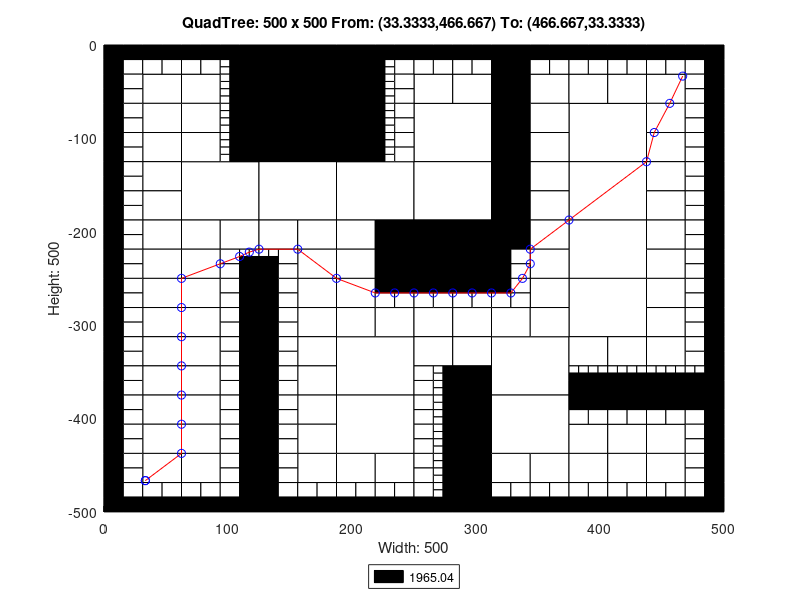

Here is the MATLAB script that generated this plot:
axis([0 500 -500 0]);
title('QuadTree: 500 x 500 From: (33.3333,466.667) To: (466.667,33.3333)');
xlabel('Width: 500');
ylabel('Height: 500');
rectangle('Position',[125 -62.5 62.5 62.5], 'FaceColor',[0 0 0]);
rectangle('Position',[125 -125 62.5 62.5], 'FaceColor',[0 0 0]);
rectangle('Position',[62.5 -187.5 62.5 62.5], 'FaceColor',[1 1 1]);
rectangle('Position',[125 -187.5 62.5 62.5], 'FaceColor',[1 1 1]);
rectangle('Position',[187.5 -187.5 62.5 62.5], 'FaceColor',[1 1 1]);
rectangle('Position',[250 -125 62.5 62.5], 'FaceColor',[1 1 1]);
rectangle('Position',[375 -125 62.5 62.5], 'FaceColor',[1 1 1]);
rectangle('Position',[250 -187.5 62.5 62.5], 'FaceColor',[1 1 1]);
rectangle('Position',[250 -250 62.5 62.5], 'FaceColor',[0 0 0]);
rectangle('Position',[375 -187.5 62.5 62.5], 'FaceColor',[1 1 1]);
rectangle('Position',[375 -250 62.5 62.5], 'FaceColor',[1 1 1]);
rectangle('Position',[187.5 -375 62.5 62.5], 'FaceColor',[1 1 1]);
rectangle('Position',[187.5 -437.5 62.5 62.5], 'FaceColor',[1 1 1]);
rectangle('Position',[312.5 -375 62.5 62.5], 'FaceColor',[1 1 1]);
rectangle('Position',[375 -312.5 62.5 62.5], 'FaceColor',[1 1 1]);
rectangle('Position',[312.5 -437.5 62.5 62.5], 'FaceColor',[1 1 1]);
rectangle('Position',[31.25 -62.5 31.25 31.25], 'FaceColor',[1 1 1]);
rectangle('Position',[62.5 -62.5 31.25 31.25], 'FaceColor',[1 1 1]);
rectangle('Position',[31.25 -93.75 31.25 31.25], 'FaceColor',[1 1 1]);
rectangle('Position',[31.25 -125 31.25 31.25], 'FaceColor',[1 1 1]);
rectangle('Position',[62.5 -93.75 31.25 31.25], 'FaceColor',[1 1 1]);
rectangle('Position',[62.5 -125 31.25 31.25], 'FaceColor',[1 1 1]);
rectangle('Position',[187.5 -31.25 31.25 31.25], 'FaceColor',[0 0 0]);
rectangle('Position',[187.5 -62.5 31.25 31.25], 'FaceColor',[0 0 0]);
rectangle('Position',[187.5 -93.75 31.25 31.25], 'FaceColor',[0 0 0]);
rectangle('Position',[187.5 -125 31.25 31.25], 'FaceColor',[0 0 0]);
rectangle('Position',[31.25 -156.25 31.25 31.25], 'FaceColor',[1 1 1]);
rectangle('Position',[31.25 -187.5 31.25 31.25], 'FaceColor',[1 1 1]);
rectangle('Position',[31.25 -218.75 31.25 31.25], 'FaceColor',[1 1 1]);
rectangle('Position',[31.25 -250 31.25 31.25], 'FaceColor',[1 1 1]);
rectangle('Position',[62.5 -218.75 31.25 31.25], 'FaceColor',[1 1 1]);
rectangle('Position',[93.75 -218.75 31.25 31.25], 'FaceColor',[1 1 1]);
rectangle('Position',[62.5 -250 31.25 31.25], 'FaceColor',[1 1 1]);
rectangle('Position',[125 -218.75 31.25 31.25], 'FaceColor',[1 1 1]);
rectangle('Position',[156.25 -218.75 31.25 31.25], 'FaceColor',[1 1 1]);
rectangle('Position',[156.25 -250 31.25 31.25], 'FaceColor',[1 1 1]);
rectangle('Position',[187.5 -218.75 31.25 31.25], 'FaceColor',[1 1 1]);
rectangle('Position',[218.75 -218.75 31.25 31.25], 'FaceColor',[0 0 0]);
rectangle('Position',[187.5 -250 31.25 31.25], 'FaceColor',[1 1 1]);
rectangle('Position',[218.75 -250 31.25 31.25], 'FaceColor',[0 0 0]);
rectangle('Position',[250 -62.5 31.25 31.25], 'FaceColor',[1 1 1]);
rectangle('Position',[281.25 -62.5 31.25 31.25], 'FaceColor',[1 1 1]);
rectangle('Position',[312.5 -31.25 31.25 31.25], 'FaceColor',[0 0 0]);
rectangle('Position',[312.5 -62.5 31.25 31.25], 'FaceColor',[0 0 0]);
rectangle('Position',[343.75 -62.5 31.25 31.25], 'FaceColor',[1 1 1]);
rectangle('Position',[312.5 -93.75 31.25 31.25], 'FaceColor',[0 0 0]);
rectangle('Position',[343.75 -93.75 31.25 31.25], 'FaceColor',[1 1 1]);
rectangle('Position',[312.5 -125 31.25 31.25], 'FaceColor',[0 0 0]);
rectangle('Position',[343.75 -125 31.25 31.25], 'FaceColor',[1 1 1]);
rectangle('Position',[375 -62.5 31.25 31.25], 'FaceColor',[1 1 1]);
rectangle('Position',[406.25 -62.5 31.25 31.25], 'FaceColor',[1 1 1]);
rectangle('Position',[437.5 -62.5 31.25 31.25], 'FaceColor',[1 1 1]);
rectangle('Position',[437.5 -93.75 31.25 31.25], 'FaceColor',[1 1 1]);
rectangle('Position',[437.5 -125 31.25 31.25], 'FaceColor',[1 1 1]);
rectangle('Position',[312.5 -156.25 31.25 31.25], 'FaceColor',[0 0 0]);
rectangle('Position',[343.75 -156.25 31.25 31.25], 'FaceColor',[1 1 1]);
rectangle('Position',[312.5 -187.5 31.25 31.25], 'FaceColor',[0 0 0]);
rectangle('Position',[343.75 -187.5 31.25 31.25], 'FaceColor',[1 1 1]);
rectangle('Position',[312.5 -218.75 31.25 31.25], 'FaceColor',[0 0 0]);
rectangle('Position',[343.75 -218.75 31.25 31.25], 'FaceColor',[1 1 1]);
rectangle('Position',[343.75 -250 31.25 31.25], 'FaceColor',[1 1 1]);
rectangle('Position',[437.5 -156.25 31.25 31.25], 'FaceColor',[1 1 1]);
rectangle('Position',[437.5 -187.5 31.25 31.25], 'FaceColor',[1 1 1]);
rectangle('Position',[437.5 -218.75 31.25 31.25], 'FaceColor',[1 1 1]);
rectangle('Position',[437.5 -250 31.25 31.25], 'FaceColor',[1 1 1]);
rectangle('Position',[31.25 -281.25 31.25 31.25], 'FaceColor',[1 1 1]);
rectangle('Position',[31.25 -312.5 31.25 31.25], 'FaceColor',[1 1 1]);
rectangle('Position',[62.5 -281.25 31.25 31.25], 'FaceColor',[1 1 1]);
rectangle('Position',[62.5 -312.5 31.25 31.25], 'FaceColor',[1 1 1]);
rectangle('Position',[31.25 -343.75 31.25 31.25], 'FaceColor',[1 1 1]);
rectangle('Position',[31.25 -375 31.25 31.25], 'FaceColor',[1 1 1]);
rectangle('Position',[62.5 -343.75 31.25 31.25], 'FaceColor',[1 1 1]);
rectangle('Position',[62.5 -375 31.25 31.25], 'FaceColor',[1 1 1]);
rectangle('Position',[156.25 -281.25 31.25 31.25], 'FaceColor',[1 1 1]);
rectangle('Position',[156.25 -312.5 31.25 31.25], 'FaceColor',[1 1 1]);
rectangle('Position',[187.5 -281.25 31.25 31.25], 'FaceColor',[1 1 1]);
rectangle('Position',[187.5 -312.5 31.25 31.25], 'FaceColor',[1 1 1]);
rectangle('Position',[218.75 -312.5 31.25 31.25], 'FaceColor',[1 1 1]);
rectangle('Position',[156.25 -343.75 31.25 31.25], 'FaceColor',[1 1 1]);
rectangle('Position',[156.25 -375 31.25 31.25], 'FaceColor',[1 1 1]);
rectangle('Position',[31.25 -406.25 31.25 31.25], 'FaceColor',[1 1 1]);
rectangle('Position',[31.25 -437.5 31.25 31.25], 'FaceColor',[1 1 1]);
rectangle('Position',[62.5 -406.25 31.25 31.25], 'FaceColor',[1 1 1]);
rectangle('Position',[62.5 -437.5 31.25 31.25], 'FaceColor',[1 1 1]);
rectangle('Position',[31.25 -468.75 31.25 31.25], 'FaceColor',[1 1 1]);
rectangle('Position',[62.5 -468.75 31.25 31.25], 'FaceColor',[1 1 1]);
rectangle('Position',[156.25 -406.25 31.25 31.25], 'FaceColor',[1 1 1]);
rectangle('Position',[156.25 -437.5 31.25 31.25], 'FaceColor',[1 1 1]);
rectangle('Position',[156.25 -468.75 31.25 31.25], 'FaceColor',[1 1 1]);
rectangle('Position',[187.5 -468.75 31.25 31.25], 'FaceColor',[1 1 1]);
rectangle('Position',[218.75 -468.75 31.25 31.25], 'FaceColor',[1 1 1]);
rectangle('Position',[250 -312.5 31.25 31.25], 'FaceColor',[1 1 1]);
rectangle('Position',[281.25 -312.5 31.25 31.25], 'FaceColor',[1 1 1]);
rectangle('Position',[343.75 -281.25 31.25 31.25], 'FaceColor',[1 1 1]);
rectangle('Position',[312.5 -312.5 31.25 31.25], 'FaceColor',[1 1 1]);
rectangle('Position',[343.75 -312.5 31.25 31.25], 'FaceColor',[1 1 1]);
rectangle('Position',[250 -343.75 31.25 31.25], 'FaceColor',[1 1 1]);
rectangle('Position',[281.25 -343.75 31.25 31.25], 'FaceColor',[1 1 1]);
rectangle('Position',[281.25 -375 31.25 31.25], 'FaceColor',[0 0 0]);
rectangle('Position',[437.5 -281.25 31.25 31.25], 'FaceColor',[1 1 1]);
rectangle('Position',[437.5 -312.5 31.25 31.25], 'FaceColor',[1 1 1]);
rectangle('Position',[375 -343.75 31.25 31.25], 'FaceColor',[1 1 1]);
rectangle('Position',[406.25 -343.75 31.25 31.25], 'FaceColor',[1 1 1]);
rectangle('Position',[437.5 -343.75 31.25 31.25], 'FaceColor',[1 1 1]);
rectangle('Position',[281.25 -406.25 31.25 31.25], 'FaceColor',[0 0 0]);
rectangle('Position',[281.25 -437.5 31.25 31.25], 'FaceColor',[0 0 0]);
rectangle('Position',[281.25 -468.75 31.25 31.25], 'FaceColor',[0 0 0]);
rectangle('Position',[281.25 -500 31.25 31.25], 'FaceColor',[0 0 0]);
rectangle('Position',[312.5 -468.75 31.25 31.25], 'FaceColor',[1 1 1]);
rectangle('Position',[343.75 -468.75 31.25 31.25], 'FaceColor',[1 1 1]);
rectangle('Position',[375 -437.5 31.25 31.25], 'FaceColor',[1 1 1]);
rectangle('Position',[406.25 -437.5 31.25 31.25], 'FaceColor',[1 1 1]);
rectangle('Position',[437.5 -437.5 31.25 31.25], 'FaceColor',[1 1 1]);
rectangle('Position',[375 -468.75 31.25 31.25], 'FaceColor',[1 1 1]);
rectangle('Position',[406.25 -468.75 31.25 31.25], 'FaceColor',[1 1 1]);
rectangle('Position',[437.5 -468.75 31.25 31.25], 'FaceColor',[1 1 1]);
rectangle('Position',[0 -15.625 15.625 15.625], 'FaceColor',[0 0 0]);
rectangle('Position',[15.625 -15.625 15.625 15.625], 'FaceColor',[0 0 0]);
rectangle('Position',[0 -31.25 15.625 15.625], 'FaceColor',[0 0 0]);
rectangle('Position',[15.625 -31.25 15.625 15.625], 'FaceColor',[1 1 1]);
rectangle('Position',[31.25 -15.625 15.625 15.625], 'FaceColor',[0 0 0]);
rectangle('Position',[46.875 -15.625 15.625 15.625], 'FaceColor',[0 0 0]);
rectangle('Position',[31.25 -31.25 15.625 15.625], 'FaceColor',[1 1 1]);
rectangle('Position',[46.875 -31.25 15.625 15.625], 'FaceColor',[1 1 1]);
rectangle('Position',[0 -46.875 15.625 15.625], 'FaceColor',[0 0 0]);
rectangle('Position',[15.625 -46.875 15.625 15.625], 'FaceColor',[1 1 1]);
rectangle('Position',[0 -62.5 15.625 15.625], 'FaceColor',[0 0 0]);
rectangle('Position',[15.625 -62.5 15.625 15.625], 'FaceColor',[1 1 1]);
rectangle('Position',[62.5 -15.625 15.625 15.625], 'FaceColor',[0 0 0]);
rectangle('Position',[78.125 -15.625 15.625 15.625], 'FaceColor',[0 0 0]);
rectangle('Position',[62.5 -31.25 15.625 15.625], 'FaceColor',[1 1 1]);
rectangle('Position',[78.125 -31.25 15.625 15.625], 'FaceColor',[1 1 1]);
rectangle('Position',[93.75 -15.625 15.625 15.625], 'FaceColor',[0 0 0]);
rectangle('Position',[109.375 -15.625 15.625 15.625], 'FaceColor',[0 0 0]);
rectangle('Position',[109.375 -31.25 15.625 15.625], 'FaceColor',[0 0 0]);
rectangle('Position',[109.375 -46.875 15.625 15.625], 'FaceColor',[0 0 0]);
rectangle('Position',[109.375 -62.5 15.625 15.625], 'FaceColor',[0 0 0]);
rectangle('Position',[0 -78.125 15.625 15.625], 'FaceColor',[0 0 0]);
rectangle('Position',[15.625 -78.125 15.625 15.625], 'FaceColor',[1 1 1]);
rectangle('Position',[0 -93.75 15.625 15.625], 'FaceColor',[0 0 0]);
rectangle('Position',[15.625 -93.75 15.625 15.625], 'FaceColor',[1 1 1]);
rectangle('Position',[0 -109.375 15.625 15.625], 'FaceColor',[0 0 0]);
rectangle('Position',[15.625 -109.375 15.625 15.625], 'FaceColor',[1 1 1]);
rectangle('Position',[0 -125 15.625 15.625], 'FaceColor',[0 0 0]);
rectangle('Position',[15.625 -125 15.625 15.625], 'FaceColor',[1 1 1]);
rectangle('Position',[109.375 -78.125 15.625 15.625], 'FaceColor',[0 0 0]);
rectangle('Position',[109.375 -93.75 15.625 15.625], 'FaceColor',[0 0 0]);
rectangle('Position',[109.375 -109.375 15.625 15.625], 'FaceColor',[0 0 0]);
rectangle('Position',[109.375 -125 15.625 15.625], 'FaceColor',[0 0 0]);
rectangle('Position',[218.75 -15.625 15.625 15.625], 'FaceColor',[0 0 0]);
rectangle('Position',[234.375 -15.625 15.625 15.625], 'FaceColor',[0 0 0]);
rectangle('Position',[234.375 -31.25 15.625 15.625], 'FaceColor',[1 1 1]);
rectangle('Position',[234.375 -46.875 15.625 15.625], 'FaceColor',[1 1 1]);
rectangle('Position',[234.375 -62.5 15.625 15.625], 'FaceColor',[1 1 1]);
rectangle('Position',[234.375 -78.125 15.625 15.625], 'FaceColor',[1 1 1]);
rectangle('Position',[234.375 -93.75 15.625 15.625], 'FaceColor',[1 1 1]);
rectangle('Position',[234.375 -109.375 15.625 15.625], 'FaceColor',[1 1 1]);
rectangle('Position',[234.375 -125 15.625 15.625], 'FaceColor',[1 1 1]);
rectangle('Position',[0 -140.625 15.625 15.625], 'FaceColor',[0 0 0]);
rectangle('Position',[15.625 -140.625 15.625 15.625], 'FaceColor',[1 1 1]);
rectangle('Position',[0 -156.25 15.625 15.625], 'FaceColor',[0 0 0]);
rectangle('Position',[15.625 -156.25 15.625 15.625], 'FaceColor',[1 1 1]);
rectangle('Position',[0 -171.875 15.625 15.625], 'FaceColor',[0 0 0]);
rectangle('Position',[15.625 -171.875 15.625 15.625], 'FaceColor',[1 1 1]);
rectangle('Position',[0 -187.5 15.625 15.625], 'FaceColor',[0 0 0]);
rectangle('Position',[15.625 -187.5 15.625 15.625], 'FaceColor',[1 1 1]);
rectangle('Position',[0 -203.125 15.625 15.625], 'FaceColor',[0 0 0]);
rectangle('Position',[15.625 -203.125 15.625 15.625], 'FaceColor',[1 1 1]);
rectangle('Position',[0 -218.75 15.625 15.625], 'FaceColor',[0 0 0]);
rectangle('Position',[15.625 -218.75 15.625 15.625], 'FaceColor',[1 1 1]);
rectangle('Position',[0 -234.375 15.625 15.625], 'FaceColor',[0 0 0]);
rectangle('Position',[15.625 -234.375 15.625 15.625], 'FaceColor',[1 1 1]);
rectangle('Position',[0 -250 15.625 15.625], 'FaceColor',[0 0 0]);
rectangle('Position',[15.625 -250 15.625 15.625], 'FaceColor',[1 1 1]);
rectangle('Position',[93.75 -234.375 15.625 15.625], 'FaceColor',[1 1 1]);
rectangle('Position',[93.75 -250 15.625 15.625], 'FaceColor',[1 1 1]);
rectangle('Position',[109.375 -250 15.625 15.625], 'FaceColor',[0 0 0]);
rectangle('Position',[140.625 -234.375 15.625 15.625], 'FaceColor',[1 1 1]);
rectangle('Position',[125 -250 15.625 15.625], 'FaceColor',[0 0 0]);
rectangle('Position',[140.625 -250 15.625 15.625], 'FaceColor',[1 1 1]);
rectangle('Position',[250 -15.625 15.625 15.625], 'FaceColor',[0 0 0]);
rectangle('Position',[265.625 -15.625 15.625 15.625], 'FaceColor',[0 0 0]);
rectangle('Position',[250 -31.25 15.625 15.625], 'FaceColor',[1 1 1]);
rectangle('Position',[265.625 -31.25 15.625 15.625], 'FaceColor',[1 1 1]);
rectangle('Position',[281.25 -15.625 15.625 15.625], 'FaceColor',[0 0 0]);
rectangle('Position',[296.875 -15.625 15.625 15.625], 'FaceColor',[0 0 0]);
rectangle('Position',[281.25 -31.25 15.625 15.625], 'FaceColor',[1 1 1]);
rectangle('Position',[296.875 -31.25 15.625 15.625], 'FaceColor',[1 1 1]);
rectangle('Position',[343.75 -15.625 15.625 15.625], 'FaceColor',[0 0 0]);
rectangle('Position',[359.375 -15.625 15.625 15.625], 'FaceColor',[0 0 0]);
rectangle('Position',[343.75 -31.25 15.625 15.625], 'FaceColor',[1 1 1]);
rectangle('Position',[359.375 -31.25 15.625 15.625], 'FaceColor',[1 1 1]);
rectangle('Position',[375 -15.625 15.625 15.625], 'FaceColor',[0 0 0]);
rectangle('Position',[390.625 -15.625 15.625 15.625], 'FaceColor',[0 0 0]);
rectangle('Position',[375 -31.25 15.625 15.625], 'FaceColor',[1 1 1]);
rectangle('Position',[390.625 -31.25 15.625 15.625], 'FaceColor',[1 1 1]);
rectangle('Position',[406.25 -15.625 15.625 15.625], 'FaceColor',[0 0 0]);
rectangle('Position',[421.875 -15.625 15.625 15.625], 'FaceColor',[0 0 0]);
rectangle('Position',[406.25 -31.25 15.625 15.625], 'FaceColor',[1 1 1]);
rectangle('Position',[421.875 -31.25 15.625 15.625], 'FaceColor',[1 1 1]);
rectangle('Position',[437.5 -15.625 15.625 15.625], 'FaceColor',[0 0 0]);
rectangle('Position',[453.125 -15.625 15.625 15.625], 'FaceColor',[0 0 0]);
rectangle('Position',[437.5 -31.25 15.625 15.625], 'FaceColor',[1 1 1]);
rectangle('Position',[453.125 -31.25 15.625 15.625], 'FaceColor',[1 1 1]);
rectangle('Position',[468.75 -15.625 15.625 15.625], 'FaceColor',[0 0 0]);
rectangle('Position',[484.375 -15.625 15.625 15.625], 'FaceColor',[0 0 0]);
rectangle('Position',[468.75 -31.25 15.625 15.625], 'FaceColor',[1 1 1]);
rectangle('Position',[484.375 -31.25 15.625 15.625], 'FaceColor',[0 0 0]);
rectangle('Position',[468.75 -46.875 15.625 15.625], 'FaceColor',[1 1 1]);
rectangle('Position',[484.375 -46.875 15.625 15.625], 'FaceColor',[0 0 0]);
rectangle('Position',[468.75 -62.5 15.625 15.625], 'FaceColor',[1 1 1]);
rectangle('Position',[484.375 -62.5 15.625 15.625], 'FaceColor',[0 0 0]);
rectangle('Position',[468.75 -78.125 15.625 15.625], 'FaceColor',[1 1 1]);
rectangle('Position',[484.375 -78.125 15.625 15.625], 'FaceColor',[0 0 0]);
rectangle('Position',[468.75 -93.75 15.625 15.625], 'FaceColor',[1 1 1]);
rectangle('Position',[484.375 -93.75 15.625 15.625], 'FaceColor',[0 0 0]);
rectangle('Position',[468.75 -109.375 15.625 15.625], 'FaceColor',[1 1 1]);
rectangle('Position',[484.375 -109.375 15.625 15.625], 'FaceColor',[0 0 0]);
rectangle('Position',[468.75 -125 15.625 15.625], 'FaceColor',[1 1 1]);
rectangle('Position',[484.375 -125 15.625 15.625], 'FaceColor',[0 0 0]);
rectangle('Position',[312.5 -234.375 15.625 15.625], 'FaceColor',[0 0 0]);
rectangle('Position',[328.125 -234.375 15.625 15.625], 'FaceColor',[1 1 1]);
rectangle('Position',[312.5 -250 15.625 15.625], 'FaceColor',[0 0 0]);
rectangle('Position',[328.125 -250 15.625 15.625], 'FaceColor',[1 1 1]);
rectangle('Position',[468.75 -140.625 15.625 15.625], 'FaceColor',[1 1 1]);
rectangle('Position',[484.375 -140.625 15.625 15.625], 'FaceColor',[0 0 0]);
rectangle('Position',[468.75 -156.25 15.625 15.625], 'FaceColor',[1 1 1]);
rectangle('Position',[484.375 -156.25 15.625 15.625], 'FaceColor',[0 0 0]);
rectangle('Position',[468.75 -171.875 15.625 15.625], 'FaceColor',[1 1 1]);
rectangle('Position',[484.375 -171.875 15.625 15.625], 'FaceColor',[0 0 0]);
rectangle('Position',[468.75 -187.5 15.625 15.625], 'FaceColor',[1 1 1]);
rectangle('Position',[484.375 -187.5 15.625 15.625], 'FaceColor',[0 0 0]);
rectangle('Position',[468.75 -203.125 15.625 15.625], 'FaceColor',[1 1 1]);
rectangle('Position',[484.375 -203.125 15.625 15.625], 'FaceColor',[0 0 0]);
rectangle('Position',[468.75 -218.75 15.625 15.625], 'FaceColor',[1 1 1]);
rectangle('Position',[484.375 -218.75 15.625 15.625], 'FaceColor',[0 0 0]);
rectangle('Position',[468.75 -234.375 15.625 15.625], 'FaceColor',[1 1 1]);
rectangle('Position',[484.375 -234.375 15.625 15.625], 'FaceColor',[0 0 0]);
rectangle('Position',[468.75 -250 15.625 15.625], 'FaceColor',[1 1 1]);
rectangle('Position',[484.375 -250 15.625 15.625], 'FaceColor',[0 0 0]);
rectangle('Position',[0 -265.625 15.625 15.625], 'FaceColor',[0 0 0]);
rectangle('Position',[15.625 -265.625 15.625 15.625], 'FaceColor',[1 1 1]);
rectangle('Position',[0 -281.25 15.625 15.625], 'FaceColor',[0 0 0]);
rectangle('Position',[15.625 -281.25 15.625 15.625], 'FaceColor',[1 1 1]);
rectangle('Position',[0 -296.875 15.625 15.625], 'FaceColor',[0 0 0]);
rectangle('Position',[15.625 -296.875 15.625 15.625], 'FaceColor',[1 1 1]);
rectangle('Position',[0 -312.5 15.625 15.625], 'FaceColor',[0 0 0]);
rectangle('Position',[15.625 -312.5 15.625 15.625], 'FaceColor',[1 1 1]);
rectangle('Position',[93.75 -265.625 15.625 15.625], 'FaceColor',[1 1 1]);
rectangle('Position',[109.375 -265.625 15.625 15.625], 'FaceColor',[0 0 0]);
rectangle('Position',[93.75 -281.25 15.625 15.625], 'FaceColor',[1 1 1]);
rectangle('Position',[109.375 -281.25 15.625 15.625], 'FaceColor',[0 0 0]);
rectangle('Position',[93.75 -296.875 15.625 15.625], 'FaceColor',[1 1 1]);
rectangle('Position',[109.375 -296.875 15.625 15.625], 'FaceColor',[0 0 0]);
rectangle('Position',[93.75 -312.5 15.625 15.625], 'FaceColor',[1 1 1]);
rectangle('Position',[109.375 -312.5 15.625 15.625], 'FaceColor',[0 0 0]);
rectangle('Position',[0 -328.125 15.625 15.625], 'FaceColor',[0 0 0]);
rectangle('Position',[15.625 -328.125 15.625 15.625], 'FaceColor',[1 1 1]);
rectangle('Position',[0 -343.75 15.625 15.625], 'FaceColor',[0 0 0]);
rectangle('Position',[15.625 -343.75 15.625 15.625], 'FaceColor',[1 1 1]);
rectangle('Position',[0 -359.375 15.625 15.625], 'FaceColor',[0 0 0]);
rectangle('Position',[15.625 -359.375 15.625 15.625], 'FaceColor',[1 1 1]);
rectangle('Position',[0 -375 15.625 15.625], 'FaceColor',[0 0 0]);
rectangle('Position',[15.625 -375 15.625 15.625], 'FaceColor',[1 1 1]);
rectangle('Position',[93.75 -328.125 15.625 15.625], 'FaceColor',[1 1 1]);
rectangle('Position',[109.375 -328.125 15.625 15.625], 'FaceColor',[0 0 0]);
rectangle('Position',[93.75 -343.75 15.625 15.625], 'FaceColor',[1 1 1]);
rectangle('Position',[109.375 -343.75 15.625 15.625], 'FaceColor',[0 0 0]);
rectangle('Position',[93.75 -359.375 15.625 15.625], 'FaceColor',[1 1 1]);
rectangle('Position',[109.375 -359.375 15.625 15.625], 'FaceColor',[0 0 0]);
rectangle('Position',[93.75 -375 15.625 15.625], 'FaceColor',[1 1 1]);
rectangle('Position',[109.375 -375 15.625 15.625], 'FaceColor',[0 0 0]);
rectangle('Position',[125 -265.625 15.625 15.625], 'FaceColor',[0 0 0]);
rectangle('Position',[140.625 -265.625 15.625 15.625], 'FaceColor',[1 1 1]);
rectangle('Position',[125 -281.25 15.625 15.625], 'FaceColor',[0 0 0]);
rectangle('Position',[140.625 -281.25 15.625 15.625], 'FaceColor',[1 1 1]);
rectangle('Position',[125 -296.875 15.625 15.625], 'FaceColor',[0 0 0]);
rectangle('Position',[140.625 -296.875 15.625 15.625], 'FaceColor',[1 1 1]);
rectangle('Position',[125 -312.5 15.625 15.625], 'FaceColor',[0 0 0]);
rectangle('Position',[140.625 -312.5 15.625 15.625], 'FaceColor',[1 1 1]);
rectangle('Position',[218.75 -265.625 15.625 15.625], 'FaceColor',[0 0 0]);
rectangle('Position',[234.375 -265.625 15.625 15.625], 'FaceColor',[0 0 0]);
rectangle('Position',[218.75 -281.25 15.625 15.625], 'FaceColor',[1 1 1]);
rectangle('Position',[234.375 -281.25 15.625 15.625], 'FaceColor',[1 1 1]);
rectangle('Position',[125 -328.125 15.625 15.625], 'FaceColor',[0 0 0]);
rectangle('Position',[140.625 -328.125 15.625 15.625], 'FaceColor',[1 1 1]);
rectangle('Position',[125 -343.75 15.625 15.625], 'FaceColor',[0 0 0]);
rectangle('Position',[140.625 -343.75 15.625 15.625], 'FaceColor',[1 1 1]);
rectangle('Position',[125 -359.375 15.625 15.625], 'FaceColor',[0 0 0]);
rectangle('Position',[140.625 -359.375 15.625 15.625], 'FaceColor',[1 1 1]);
rectangle('Position',[125 -375 15.625 15.625], 'FaceColor',[0 0 0]);
rectangle('Position',[140.625 -375 15.625 15.625], 'FaceColor',[1 1 1]);
rectangle('Position',[0 -390.625 15.625 15.625], 'FaceColor',[0 0 0]);
rectangle('Position',[15.625 -390.625 15.625 15.625], 'FaceColor',[1 1 1]);
rectangle('Position',[0 -406.25 15.625 15.625], 'FaceColor',[0 0 0]);
rectangle('Position',[15.625 -406.25 15.625 15.625], 'FaceColor',[1 1 1]);
rectangle('Position',[0 -421.875 15.625 15.625], 'FaceColor',[0 0 0]);
rectangle('Position',[15.625 -421.875 15.625 15.625], 'FaceColor',[1 1 1]);
rectangle('Position',[0 -437.5 15.625 15.625], 'FaceColor',[0 0 0]);
rectangle('Position',[15.625 -437.5 15.625 15.625], 'FaceColor',[1 1 1]);
rectangle('Position',[93.75 -390.625 15.625 15.625], 'FaceColor',[1 1 1]);
rectangle('Position',[109.375 -390.625 15.625 15.625], 'FaceColor',[0 0 0]);
rectangle('Position',[93.75 -406.25 15.625 15.625], 'FaceColor',[1 1 1]);
rectangle('Position',[109.375 -406.25 15.625 15.625], 'FaceColor',[0 0 0]);
rectangle('Position',[93.75 -421.875 15.625 15.625], 'FaceColor',[1 1 1]);
rectangle('Position',[109.375 -421.875 15.625 15.625], 'FaceColor',[0 0 0]);
rectangle('Position',[93.75 -437.5 15.625 15.625], 'FaceColor',[1 1 1]);
rectangle('Position',[109.375 -437.5 15.625 15.625], 'FaceColor',[0 0 0]);
rectangle('Position',[0 -453.125 15.625 15.625], 'FaceColor',[0 0 0]);
rectangle('Position',[15.625 -453.125 15.625 15.625], 'FaceColor',[1 1 1]);
rectangle('Position',[0 -468.75 15.625 15.625], 'FaceColor',[0 0 0]);
rectangle('Position',[15.625 -468.75 15.625 15.625], 'FaceColor',[1 1 1]);
rectangle('Position',[0 -484.375 15.625 15.625], 'FaceColor',[0 0 0]);
rectangle('Position',[15.625 -484.375 15.625 15.625], 'FaceColor',[1 1 1]);
rectangle('Position',[0 -500 15.625 15.625], 'FaceColor',[0 0 0]);
rectangle('Position',[15.625 -500 15.625 15.625], 'FaceColor',[0 0 0]);
rectangle('Position',[31.25 -484.375 15.625 15.625], 'FaceColor',[1 1 1]);
rectangle('Position',[46.875 -484.375 15.625 15.625], 'FaceColor',[1 1 1]);
rectangle('Position',[31.25 -500 15.625 15.625], 'FaceColor',[0 0 0]);
rectangle('Position',[46.875 -500 15.625 15.625], 'FaceColor',[0 0 0]);
rectangle('Position',[93.75 -453.125 15.625 15.625], 'FaceColor',[1 1 1]);
rectangle('Position',[109.375 -453.125 15.625 15.625], 'FaceColor',[0 0 0]);
rectangle('Position',[93.75 -468.75 15.625 15.625], 'FaceColor',[1 1 1]);
rectangle('Position',[109.375 -468.75 15.625 15.625], 'FaceColor',[0 0 0]);
rectangle('Position',[62.5 -484.375 15.625 15.625], 'FaceColor',[1 1 1]);
rectangle('Position',[78.125 -484.375 15.625 15.625], 'FaceColor',[1 1 1]);
rectangle('Position',[62.5 -500 15.625 15.625], 'FaceColor',[0 0 0]);
rectangle('Position',[78.125 -500 15.625 15.625], 'FaceColor',[0 0 0]);
rectangle('Position',[93.75 -484.375 15.625 15.625], 'FaceColor',[1 1 1]);
rectangle('Position',[109.375 -484.375 15.625 15.625], 'FaceColor',[0 0 0]);
rectangle('Position',[93.75 -500 15.625 15.625], 'FaceColor',[0 0 0]);
rectangle('Position',[109.375 -500 15.625 15.625], 'FaceColor',[0 0 0]);
rectangle('Position',[125 -390.625 15.625 15.625], 'FaceColor',[0 0 0]);
rectangle('Position',[140.625 -390.625 15.625 15.625], 'FaceColor',[1 1 1]);
rectangle('Position',[125 -406.25 15.625 15.625], 'FaceColor',[0 0 0]);
rectangle('Position',[140.625 -406.25 15.625 15.625], 'FaceColor',[1 1 1]);
rectangle('Position',[125 -421.875 15.625 15.625], 'FaceColor',[0 0 0]);
rectangle('Position',[140.625 -421.875 15.625 15.625], 'FaceColor',[1 1 1]);
rectangle('Position',[125 -437.5 15.625 15.625], 'FaceColor',[0 0 0]);
rectangle('Position',[140.625 -437.5 15.625 15.625], 'FaceColor',[1 1 1]);
rectangle('Position',[125 -453.125 15.625 15.625], 'FaceColor',[0 0 0]);
rectangle('Position',[140.625 -453.125 15.625 15.625], 'FaceColor',[1 1 1]);
rectangle('Position',[125 -468.75 15.625 15.625], 'FaceColor',[0 0 0]);
rectangle('Position',[140.625 -468.75 15.625 15.625], 'FaceColor',[1 1 1]);
rectangle('Position',[125 -484.375 15.625 15.625], 'FaceColor',[0 0 0]);
rectangle('Position',[140.625 -484.375 15.625 15.625], 'FaceColor',[1 1 1]);
rectangle('Position',[125 -500 15.625 15.625], 'FaceColor',[0 0 0]);
rectangle('Position',[140.625 -500 15.625 15.625], 'FaceColor',[0 0 0]);
rectangle('Position',[156.25 -484.375 15.625 15.625], 'FaceColor',[1 1 1]);
rectangle('Position',[171.875 -484.375 15.625 15.625], 'FaceColor',[1 1 1]);
rectangle('Position',[156.25 -500 15.625 15.625], 'FaceColor',[0 0 0]);
rectangle('Position',[171.875 -500 15.625 15.625], 'FaceColor',[0 0 0]);
rectangle('Position',[187.5 -484.375 15.625 15.625], 'FaceColor',[1 1 1]);
rectangle('Position',[203.125 -484.375 15.625 15.625], 'FaceColor',[1 1 1]);
rectangle('Position',[187.5 -500 15.625 15.625], 'FaceColor',[0 0 0]);
rectangle('Position',[203.125 -500 15.625 15.625], 'FaceColor',[0 0 0]);
rectangle('Position',[218.75 -484.375 15.625 15.625], 'FaceColor',[1 1 1]);
rectangle('Position',[234.375 -484.375 15.625 15.625], 'FaceColor',[1 1 1]);
rectangle('Position',[218.75 -500 15.625 15.625], 'FaceColor',[0 0 0]);
rectangle('Position',[234.375 -500 15.625 15.625], 'FaceColor',[0 0 0]);
rectangle('Position',[250 -265.625 15.625 15.625], 'FaceColor',[0 0 0]);
rectangle('Position',[265.625 -265.625 15.625 15.625], 'FaceColor',[0 0 0]);
rectangle('Position',[250 -281.25 15.625 15.625], 'FaceColor',[1 1 1]);
rectangle('Position',[265.625 -281.25 15.625 15.625], 'FaceColor',[1 1 1]);
rectangle('Position',[281.25 -265.625 15.625 15.625], 'FaceColor',[0 0 0]);
rectangle('Position',[296.875 -265.625 15.625 15.625], 'FaceColor',[0 0 0]);
rectangle('Position',[281.25 -281.25 15.625 15.625], 'FaceColor',[1 1 1]);
rectangle('Position',[296.875 -281.25 15.625 15.625], 'FaceColor',[1 1 1]);
rectangle('Position',[312.5 -265.625 15.625 15.625], 'FaceColor',[0 0 0]);
rectangle('Position',[328.125 -265.625 15.625 15.625], 'FaceColor',[1 1 1]);
rectangle('Position',[312.5 -281.25 15.625 15.625], 'FaceColor',[1 1 1]);
rectangle('Position',[328.125 -281.25 15.625 15.625], 'FaceColor',[1 1 1]);
rectangle('Position',[250 -359.375 15.625 15.625], 'FaceColor',[1 1 1]);
rectangle('Position',[250 -375 15.625 15.625], 'FaceColor',[1 1 1]);
rectangle('Position',[468.75 -265.625 15.625 15.625], 'FaceColor',[1 1 1]);
rectangle('Position',[484.375 -265.625 15.625 15.625], 'FaceColor',[0 0 0]);
rectangle('Position',[468.75 -281.25 15.625 15.625], 'FaceColor',[1 1 1]);
rectangle('Position',[484.375 -281.25 15.625 15.625], 'FaceColor',[0 0 0]);
rectangle('Position',[468.75 -296.875 15.625 15.625], 'FaceColor',[1 1 1]);
rectangle('Position',[484.375 -296.875 15.625 15.625], 'FaceColor',[0 0 0]);
rectangle('Position',[468.75 -312.5 15.625 15.625], 'FaceColor',[1 1 1]);
rectangle('Position',[484.375 -312.5 15.625 15.625], 'FaceColor',[0 0 0]);
rectangle('Position',[375 -375 15.625 15.625], 'FaceColor',[0 0 0]);
rectangle('Position',[390.625 -375 15.625 15.625], 'FaceColor',[0 0 0]);
rectangle('Position',[406.25 -375 15.625 15.625], 'FaceColor',[0 0 0]);
rectangle('Position',[421.875 -375 15.625 15.625], 'FaceColor',[0 0 0]);
rectangle('Position',[468.75 -328.125 15.625 15.625], 'FaceColor',[1 1 1]);
rectangle('Position',[484.375 -328.125 15.625 15.625], 'FaceColor',[0 0 0]);
rectangle('Position',[468.75 -343.75 15.625 15.625], 'FaceColor',[1 1 1]);
rectangle('Position',[484.375 -343.75 15.625 15.625], 'FaceColor',[0 0 0]);
rectangle('Position',[437.5 -375 15.625 15.625], 'FaceColor',[0 0 0]);
rectangle('Position',[453.125 -375 15.625 15.625], 'FaceColor',[0 0 0]);
rectangle('Position',[484.375 -359.375 15.625 15.625], 'FaceColor',[0 0 0]);
rectangle('Position',[468.75 -375 15.625 15.625], 'FaceColor',[0 0 0]);
rectangle('Position',[484.375 -375 15.625 15.625], 'FaceColor',[0 0 0]);
rectangle('Position',[250 -390.625 15.625 15.625], 'FaceColor',[1 1 1]);
rectangle('Position',[250 -406.25 15.625 15.625], 'FaceColor',[1 1 1]);
rectangle('Position',[250 -421.875 15.625 15.625], 'FaceColor',[1 1 1]);
rectangle('Position',[250 -437.5 15.625 15.625], 'FaceColor',[1 1 1]);
rectangle('Position',[250 -453.125 15.625 15.625], 'FaceColor',[1 1 1]);
rectangle('Position',[250 -468.75 15.625 15.625], 'FaceColor',[1 1 1]);
rectangle('Position',[250 -484.375 15.625 15.625], 'FaceColor',[1 1 1]);
rectangle('Position',[250 -500 15.625 15.625], 'FaceColor',[0 0 0]);
rectangle('Position',[265.625 -500 15.625 15.625], 'FaceColor',[0 0 0]);
rectangle('Position',[312.5 -484.375 15.625 15.625], 'FaceColor',[1 1 1]);
rectangle('Position',[328.125 -484.375 15.625 15.625], 'FaceColor',[1 1 1]);
rectangle('Position',[312.5 -500 15.625 15.625], 'FaceColor',[0 0 0]);
rectangle('Position',[328.125 -500 15.625 15.625], 'FaceColor',[0 0 0]);
rectangle('Position',[343.75 -484.375 15.625 15.625], 'FaceColor',[1 1 1]);
rectangle('Position',[359.375 -484.375 15.625 15.625], 'FaceColor',[1 1 1]);
rectangle('Position',[343.75 -500 15.625 15.625], 'FaceColor',[0 0 0]);
rectangle('Position',[359.375 -500 15.625 15.625], 'FaceColor',[0 0 0]);
rectangle('Position',[375 -390.625 15.625 15.625], 'FaceColor',[0 0 0]);
rectangle('Position',[390.625 -390.625 15.625 15.625], 'FaceColor',[0 0 0]);
rectangle('Position',[375 -406.25 15.625 15.625], 'FaceColor',[1 1 1]);
rectangle('Position',[390.625 -406.25 15.625 15.625], 'FaceColor',[1 1 1]);
rectangle('Position',[406.25 -390.625 15.625 15.625], 'FaceColor',[0 0 0]);
rectangle('Position',[421.875 -390.625 15.625 15.625], 'FaceColor',[0 0 0]);
rectangle('Position',[406.25 -406.25 15.625 15.625], 'FaceColor',[1 1 1]);
rectangle('Position',[421.875 -406.25 15.625 15.625], 'FaceColor',[1 1 1]);
rectangle('Position',[437.5 -390.625 15.625 15.625], 'FaceColor',[0 0 0]);
rectangle('Position',[453.125 -390.625 15.625 15.625], 'FaceColor',[0 0 0]);
rectangle('Position',[437.5 -406.25 15.625 15.625], 'FaceColor',[1 1 1]);
rectangle('Position',[453.125 -406.25 15.625 15.625], 'FaceColor',[1 1 1]);
rectangle('Position',[468.75 -390.625 15.625 15.625], 'FaceColor',[0 0 0]);
rectangle('Position',[484.375 -390.625 15.625 15.625], 'FaceColor',[0 0 0]);
rectangle('Position',[468.75 -406.25 15.625 15.625], 'FaceColor',[1 1 1]);
rectangle('Position',[484.375 -406.25 15.625 15.625], 'FaceColor',[0 0 0]);
rectangle('Position',[468.75 -421.875 15.625 15.625], 'FaceColor',[1 1 1]);
rectangle('Position',[484.375 -421.875 15.625 15.625], 'FaceColor',[0 0 0]);
rectangle('Position',[468.75 -437.5 15.625 15.625], 'FaceColor',[1 1 1]);
rectangle('Position',[484.375 -437.5 15.625 15.625], 'FaceColor',[0 0 0]);
rectangle('Position',[375 -484.375 15.625 15.625], 'FaceColor',[1 1 1]);
rectangle('Position',[390.625 -484.375 15.625 15.625], 'FaceColor',[1 1 1]);
rectangle('Position',[375 -500 15.625 15.625], 'FaceColor',[0 0 0]);
rectangle('Position',[390.625 -500 15.625 15.625], 'FaceColor',[0 0 0]);
rectangle('Position',[406.25 -484.375 15.625 15.625], 'FaceColor',[1 1 1]);
rectangle('Position',[421.875 -484.375 15.625 15.625], 'FaceColor',[1 1 1]);
rectangle('Position',[406.25 -500 15.625 15.625], 'FaceColor',[0 0 0]);
rectangle('Position',[421.875 -500 15.625 15.625], 'FaceColor',[0 0 0]);
rectangle('Position',[468.75 -453.125 15.625 15.625], 'FaceColor',[1 1 1]);
rectangle('Position',[484.375 -453.125 15.625 15.625], 'FaceColor',[0 0 0]);
rectangle('Position',[468.75 -468.75 15.625 15.625], 'FaceColor',[1 1 1]);
rectangle('Position',[484.375 -468.75 15.625 15.625], 'FaceColor',[0 0 0]);
rectangle('Position',[437.5 -484.375 15.625 15.625], 'FaceColor',[1 1 1]);
rectangle('Position',[453.125 -484.375 15.625 15.625], 'FaceColor',[1 1 1]);
rectangle('Position',[437.5 -500 15.625 15.625], 'FaceColor',[0 0 0]);
rectangle('Position',[453.125 -500 15.625 15.625], 'FaceColor',[0 0 0]);
rectangle('Position',[468.75 -484.375 15.625 15.625], 'FaceColor',[1 1 1]);
rectangle('Position',[484.375 -484.375 15.625 15.625], 'FaceColor',[0 0 0]);
rectangle('Position',[468.75 -500 15.625 15.625], 'FaceColor',[0 0 0]);
rectangle('Position',[484.375 -500 15.625 15.625], 'FaceColor',[0 0 0]);
rectangle('Position',[93.75 -23.4375 7.8125 7.8125], 'FaceColor',[1 1 1]);
rectangle('Position',[101.562 -23.4375 7.8125 7.8125], 'FaceColor',[0 0 0]);
rectangle('Position',[93.75 -31.25 7.8125 7.8125], 'FaceColor',[1 1 1]);
rectangle('Position',[101.562 -31.25 7.8125 7.8125], 'FaceColor',[0 0 0]);
rectangle('Position',[93.75 -39.0625 7.8125 7.8125], 'FaceColor',[1 1 1]);
rectangle('Position',[101.562 -39.0625 7.8125 7.8125], 'FaceColor',[0 0 0]);
rectangle('Position',[93.75 -46.875 7.8125 7.8125], 'FaceColor',[1 1 1]);
rectangle('Position',[101.562 -46.875 7.8125 7.8125], 'FaceColor',[0 0 0]);
rectangle('Position',[93.75 -54.6875 7.8125 7.8125], 'FaceColor',[1 1 1]);
rectangle('Position',[101.562 -54.6875 7.8125 7.8125], 'FaceColor',[0 0 0]);
rectangle('Position',[93.75 -62.5 7.8125 7.8125], 'FaceColor',[1 1 1]);
rectangle('Position',[101.562 -62.5 7.8125 7.8125], 'FaceColor',[0 0 0]);
rectangle('Position',[93.75 -70.3125 7.8125 7.8125], 'FaceColor',[1 1 1]);
rectangle('Position',[101.562 -70.3125 7.8125 7.8125], 'FaceColor',[0 0 0]);
rectangle('Position',[93.75 -78.125 7.8125 7.8125], 'FaceColor',[1 1 1]);
rectangle('Position',[101.562 -78.125 7.8125 7.8125], 'FaceColor',[0 0 0]);
rectangle('Position',[93.75 -85.9375 7.8125 7.8125], 'FaceColor',[1 1 1]);
rectangle('Position',[101.562 -85.9375 7.8125 7.8125], 'FaceColor',[0 0 0]);
rectangle('Position',[93.75 -93.75 7.8125 7.8125], 'FaceColor',[1 1 1]);
rectangle('Position',[101.562 -93.75 7.8125 7.8125], 'FaceColor',[0 0 0]);
rectangle('Position',[93.75 -101.562 7.8125 7.8125], 'FaceColor',[1 1 1]);
rectangle('Position',[101.562 -101.562 7.8125 7.8125], 'FaceColor',[0 0 0]);
rectangle('Position',[93.75 -109.375 7.8125 7.8125], 'FaceColor',[1 1 1]);
rectangle('Position',[101.562 -109.375 7.8125 7.8125], 'FaceColor',[0 0 0]);
rectangle('Position',[93.75 -117.188 7.8125 7.8125], 'FaceColor',[1 1 1]);
rectangle('Position',[101.562 -117.188 7.8125 7.8125], 'FaceColor',[0 0 0]);
rectangle('Position',[93.75 -125 7.8125 7.8125], 'FaceColor',[1 1 1]);
rectangle('Position',[101.562 -125 7.8125 7.8125], 'FaceColor',[0 0 0]);
rectangle('Position',[218.75 -23.4375 7.8125 7.8125], 'FaceColor',[0 0 0]);
rectangle('Position',[226.562 -23.4375 7.8125 7.8125], 'FaceColor',[1 1 1]);
rectangle('Position',[218.75 -31.25 7.8125 7.8125], 'FaceColor',[0 0 0]);
rectangle('Position',[226.562 -31.25 7.8125 7.8125], 'FaceColor',[1 1 1]);
rectangle('Position',[218.75 -39.0625 7.8125 7.8125], 'FaceColor',[0 0 0]);
rectangle('Position',[226.562 -39.0625 7.8125 7.8125], 'FaceColor',[1 1 1]);
rectangle('Position',[218.75 -46.875 7.8125 7.8125], 'FaceColor',[0 0 0]);
rectangle('Position',[226.562 -46.875 7.8125 7.8125], 'FaceColor',[1 1 1]);
rectangle('Position',[218.75 -54.6875 7.8125 7.8125], 'FaceColor',[0 0 0]);
rectangle('Position',[226.562 -54.6875 7.8125 7.8125], 'FaceColor',[1 1 1]);
rectangle('Position',[218.75 -62.5 7.8125 7.8125], 'FaceColor',[0 0 0]);
rectangle('Position',[226.562 -62.5 7.8125 7.8125], 'FaceColor',[1 1 1]);
rectangle('Position',[218.75 -70.3125 7.8125 7.8125], 'FaceColor',[0 0 0]);
rectangle('Position',[226.562 -70.3125 7.8125 7.8125], 'FaceColor',[1 1 1]);
rectangle('Position',[218.75 -78.125 7.8125 7.8125], 'FaceColor',[0 0 0]);
rectangle('Position',[226.562 -78.125 7.8125 7.8125], 'FaceColor',[1 1 1]);
rectangle('Position',[218.75 -85.9375 7.8125 7.8125], 'FaceColor',[0 0 0]);
rectangle('Position',[226.562 -85.9375 7.8125 7.8125], 'FaceColor',[1 1 1]);
rectangle('Position',[218.75 -93.75 7.8125 7.8125], 'FaceColor',[0 0 0]);
rectangle('Position',[226.562 -93.75 7.8125 7.8125], 'FaceColor',[1 1 1]);
rectangle('Position',[218.75 -101.562 7.8125 7.8125], 'FaceColor',[0 0 0]);
rectangle('Position',[226.562 -101.562 7.8125 7.8125], 'FaceColor',[1 1 1]);
rectangle('Position',[218.75 -109.375 7.8125 7.8125], 'FaceColor',[0 0 0]);
rectangle('Position',[226.562 -109.375 7.8125 7.8125], 'FaceColor',[1 1 1]);
rectangle('Position',[218.75 -117.188 7.8125 7.8125], 'FaceColor',[0 0 0]);
rectangle('Position',[226.562 -117.188 7.8125 7.8125], 'FaceColor',[1 1 1]);
rectangle('Position',[218.75 -125 7.8125 7.8125], 'FaceColor',[0 0 0]);
rectangle('Position',[226.562 -125 7.8125 7.8125], 'FaceColor',[1 1 1]);
rectangle('Position',[109.375 -226.562 7.8125 7.8125], 'FaceColor',[1 1 1]);
rectangle('Position',[117.188 -226.562 7.8125 7.8125], 'FaceColor',[1 1 1]);
rectangle('Position',[109.375 -234.375 7.8125 7.8125], 'FaceColor',[0 0 0]);
rectangle('Position',[117.188 -234.375 7.8125 7.8125], 'FaceColor',[0 0 0]);
rectangle('Position',[125 -226.562 7.8125 7.8125], 'FaceColor',[1 1 1]);
rectangle('Position',[132.812 -226.562 7.8125 7.8125], 'FaceColor',[1 1 1]);
rectangle('Position',[125 -234.375 7.8125 7.8125], 'FaceColor',[0 0 0]);
rectangle('Position',[132.812 -234.375 7.8125 7.8125], 'FaceColor',[0 0 0]);
rectangle('Position',[265.625 -351.562 7.8125 7.8125], 'FaceColor',[1 1 1]);
rectangle('Position',[273.438 -351.562 7.8125 7.8125], 'FaceColor',[0 0 0]);
rectangle('Position',[265.625 -359.375 7.8125 7.8125], 'FaceColor',[1 1 1]);
rectangle('Position',[273.438 -359.375 7.8125 7.8125], 'FaceColor',[0 0 0]);
rectangle('Position',[265.625 -367.188 7.8125 7.8125], 'FaceColor',[1 1 1]);
rectangle('Position',[273.438 -367.188 7.8125 7.8125], 'FaceColor',[0 0 0]);
rectangle('Position',[265.625 -375 7.8125 7.8125], 'FaceColor',[1 1 1]);
rectangle('Position',[273.438 -375 7.8125 7.8125], 'FaceColor',[0 0 0]);
rectangle('Position',[375 -351.562 7.8125 7.8125], 'FaceColor',[1 1 1]);
rectangle('Position',[382.812 -351.562 7.8125 7.8125], 'FaceColor',[1 1 1]);
rectangle('Position',[375 -359.375 7.8125 7.8125], 'FaceColor',[0 0 0]);
rectangle('Position',[382.812 -359.375 7.8125 7.8125], 'FaceColor',[0 0 0]);
rectangle('Position',[390.625 -351.562 7.8125 7.8125], 'FaceColor',[1 1 1]);
rectangle('Position',[398.438 -351.562 7.8125 7.8125], 'FaceColor',[1 1 1]);
rectangle('Position',[390.625 -359.375 7.8125 7.8125], 'FaceColor',[0 0 0]);
rectangle('Position',[398.438 -359.375 7.8125 7.8125], 'FaceColor',[0 0 0]);
rectangle('Position',[406.25 -351.562 7.8125 7.8125], 'FaceColor',[1 1 1]);
rectangle('Position',[414.062 -351.562 7.8125 7.8125], 'FaceColor',[1 1 1]);
rectangle('Position',[406.25 -359.375 7.8125 7.8125], 'FaceColor',[0 0 0]);
rectangle('Position',[414.062 -359.375 7.8125 7.8125], 'FaceColor',[0 0 0]);
rectangle('Position',[421.875 -351.562 7.8125 7.8125], 'FaceColor',[1 1 1]);
rectangle('Position',[429.688 -351.562 7.8125 7.8125], 'FaceColor',[1 1 1]);
rectangle('Position',[421.875 -359.375 7.8125 7.8125], 'FaceColor',[0 0 0]);
rectangle('Position',[429.688 -359.375 7.8125 7.8125], 'FaceColor',[0 0 0]);
rectangle('Position',[437.5 -351.562 7.8125 7.8125], 'FaceColor',[1 1 1]);
rectangle('Position',[445.312 -351.562 7.8125 7.8125], 'FaceColor',[1 1 1]);
rectangle('Position',[437.5 -359.375 7.8125 7.8125], 'FaceColor',[0 0 0]);
rectangle('Position',[445.312 -359.375 7.8125 7.8125], 'FaceColor',[0 0 0]);
rectangle('Position',[453.125 -351.562 7.8125 7.8125], 'FaceColor',[1 1 1]);
rectangle('Position',[460.938 -351.562 7.8125 7.8125], 'FaceColor',[1 1 1]);
rectangle('Position',[453.125 -359.375 7.8125 7.8125], 'FaceColor',[0 0 0]);
rectangle('Position',[460.938 -359.375 7.8125 7.8125], 'FaceColor',[0 0 0]);
rectangle('Position',[468.75 -351.562 7.8125 7.8125], 'FaceColor',[1 1 1]);
rectangle('Position',[476.562 -351.562 7.8125 7.8125], 'FaceColor',[1 1 1]);
rectangle('Position',[468.75 -359.375 7.8125 7.8125], 'FaceColor',[0 0 0]);
rectangle('Position',[476.562 -359.375 7.8125 7.8125], 'FaceColor',[0 0 0]);
rectangle('Position',[265.625 -382.812 7.8125 7.8125], 'FaceColor',[1 1 1]);
rectangle('Position',[273.438 -382.812 7.8125 7.8125], 'FaceColor',[0 0 0]);
rectangle('Position',[265.625 -390.625 7.8125 7.8125], 'FaceColor',[1 1 1]);
rectangle('Position',[273.438 -390.625 7.8125 7.8125], 'FaceColor',[0 0 0]);
rectangle('Position',[265.625 -398.438 7.8125 7.8125], 'FaceColor',[1 1 1]);
rectangle('Position',[273.438 -398.438 7.8125 7.8125], 'FaceColor',[0 0 0]);
rectangle('Position',[265.625 -406.25 7.8125 7.8125], 'FaceColor',[1 1 1]);
rectangle('Position',[273.438 -406.25 7.8125 7.8125], 'FaceColor',[0 0 0]);
rectangle('Position',[265.625 -414.062 7.8125 7.8125], 'FaceColor',[1 1 1]);
rectangle('Position',[273.438 -414.062 7.8125 7.8125], 'FaceColor',[0 0 0]);
rectangle('Position',[265.625 -421.875 7.8125 7.8125], 'FaceColor',[1 1 1]);
rectangle('Position',[273.438 -421.875 7.8125 7.8125], 'FaceColor',[0 0 0]);
rectangle('Position',[265.625 -429.688 7.8125 7.8125], 'FaceColor',[1 1 1]);
rectangle('Position',[273.438 -429.688 7.8125 7.8125], 'FaceColor',[0 0 0]);
rectangle('Position',[265.625 -437.5 7.8125 7.8125], 'FaceColor',[1 1 1]);
rectangle('Position',[273.438 -437.5 7.8125 7.8125], 'FaceColor',[0 0 0]);
rectangle('Position',[265.625 -445.312 7.8125 7.8125], 'FaceColor',[1 1 1]);
rectangle('Position',[273.438 -445.312 7.8125 7.8125], 'FaceColor',[0 0 0]);
rectangle('Position',[265.625 -453.125 7.8125 7.8125], 'FaceColor',[1 1 1]);
rectangle('Position',[273.438 -453.125 7.8125 7.8125], 'FaceColor',[0 0 0]);
rectangle('Position',[265.625 -460.938 7.8125 7.8125], 'FaceColor',[1 1 1]);
rectangle('Position',[273.438 -460.938 7.8125 7.8125], 'FaceColor',[0 0 0]);
rectangle('Position',[265.625 -468.75 7.8125 7.8125], 'FaceColor',[1 1 1]);
rectangle('Position',[273.438 -468.75 7.8125 7.8125], 'FaceColor',[0 0 0]);
rectangle('Position',[265.625 -476.562 7.8125 7.8125], 'FaceColor',[1 1 1]);
rectangle('Position',[273.438 -476.562 7.8125 7.8125], 'FaceColor',[0 0 0]);
rectangle('Position',[265.625 -484.375 7.8125 7.8125], 'FaceColor',[1 1 1]);
rectangle('Position',[273.438 -484.375 7.8125 7.8125], 'FaceColor',[0 0 0]);
X=[466.667,456.25,443.75,437.5,375,343.75,343.75,337.5,328.125,312.5,296.875,281.25,265.625,250,234.375,218.75,187.5,156.25,125,117.188,109.375,93.75,62.5,62.5,62.5,62.5,62.5,62.5,62.5,33.3333,33.3333];
Y=[-33.3333,-62.5,-93.75,-125,-187.5,-218.75,-234.375,-250,-265.625,-265.625,-265.625,-265.625,-265.625,-265.625,-265.625,-265.625,-250,-218.75,-218.75,-221.875,-226.562,-234.375,-250,-281.25,-312.5,-343.75,-375,-406.25,-437.5,-466.667,-466.667];
hold on;
plot(X,Y,'r');
plot(X,Y,'bo');
legend('1965.04','Location','southoutside');
